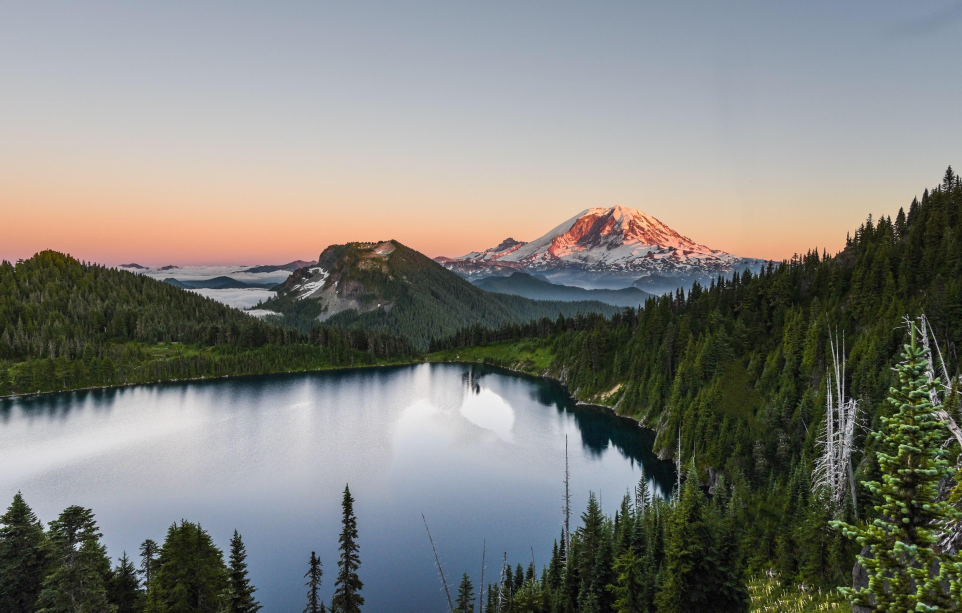
#> input picture ocr/mount.jpg, 1924 x 1225 px (shown at 1/2 size)
$ python cv_example.py
#> lines starting #> are read from the running program, lines starting #| are printed output that depends on the picture
import cv2
import  matplotlib.pyplot as plt

img=cv2.imread('mount.jpg',cv2.IMREAD_COLOR)
#> img is the input picture: shape (1225, 1924, 3); mean B, G, R 122.6, 127.6, 126.9
resize_img=cv2.resize(img,(1920,1080))
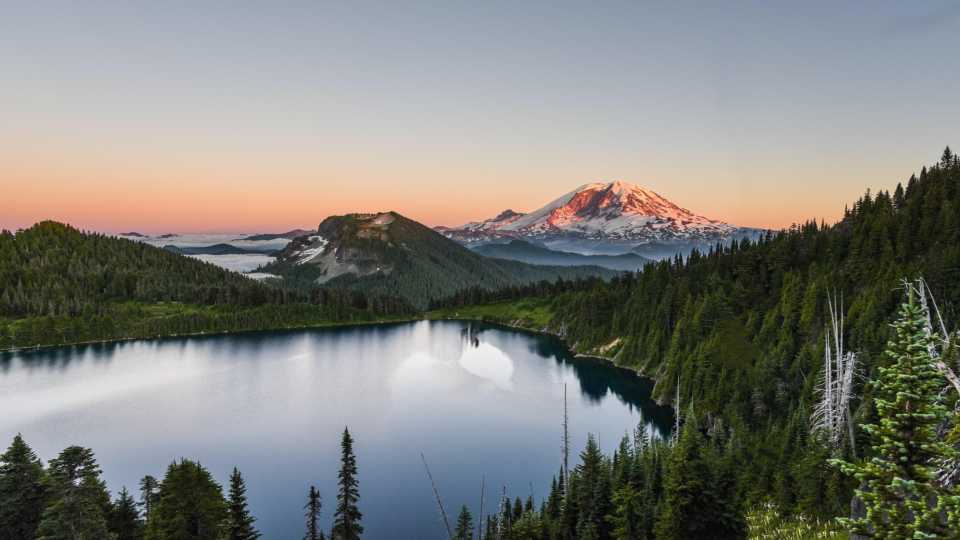
#> resize_img: shape (1080, 1920, 3) (shown at 1/2 size); mean B, G, R 122.5, 127.5, 126.8
print(resize_img.shape,resize_img.size)
#| (1080, 1920, 3) 6220800
print(img.shape,img.size)
#| (1225, 1924, 3) 7070700
print(plt.get_backend())
resize_img[:,:,0]=resize_img[:,:,0]/1.1
plt.imshow(resize_img)
plt.show()

$ run again, with ocr/Image_20231025111315060.png saved as ocr/mount.jpg
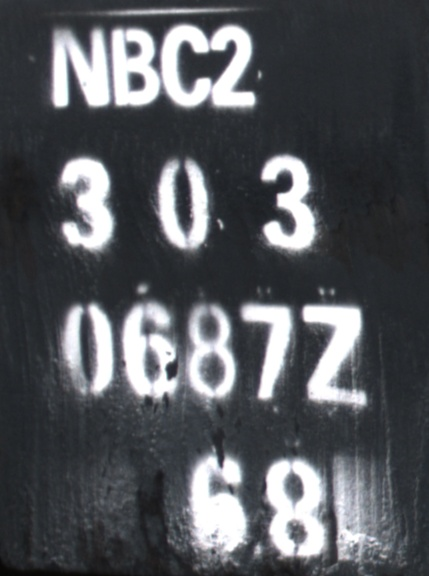
#> input picture ocr/Image_20231025111315060.png, 429 x 576 px
#> img is the input picture: shape (576, 429, 3); mean B, G, R 91.3, 86.7, 84.2
#> `resize_img=cv2.resize(img,(1920,1080))`:
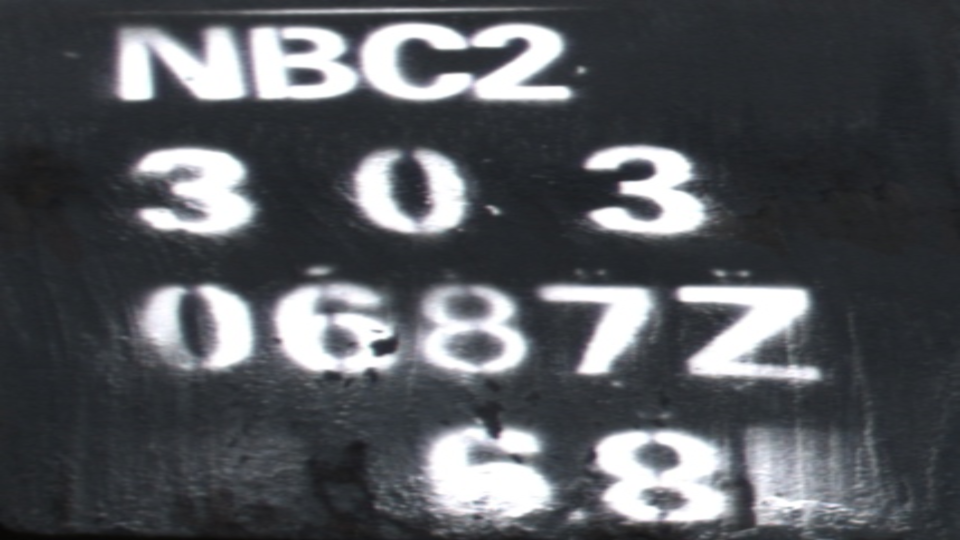
#> resize_img: shape (1080, 1920, 3) (shown at 1/2 size); mean B, G, R 91.2, 86.6, 84.1
#| (1080, 1920, 3) 6220800
#| (576, 429, 3) 741312
#> `resize_img[:,:,0]=resize_img[:,:,0]/1.1`:
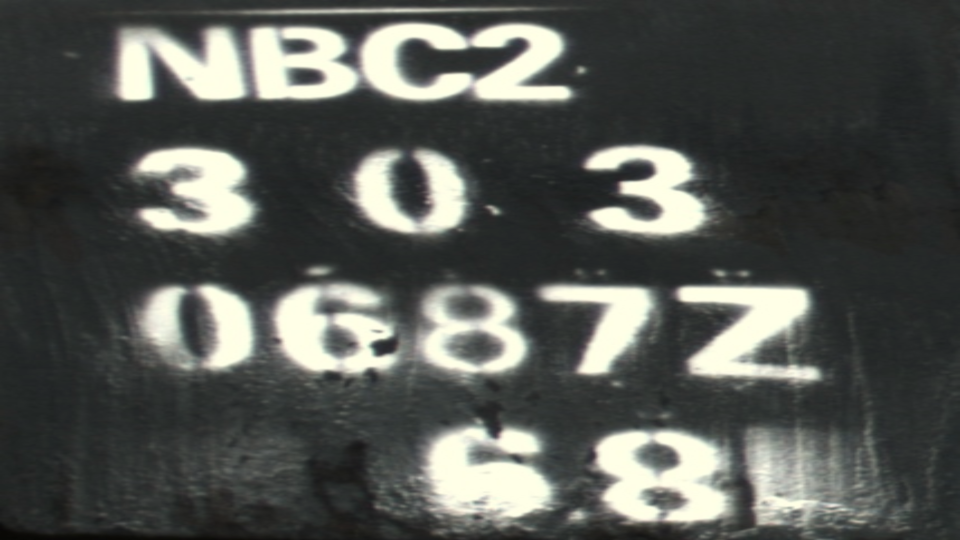
#> resize_img: shape (1080, 1920, 3) (shown at 1/2 size); mean B, G, R 82.4, 86.6, 84.1
